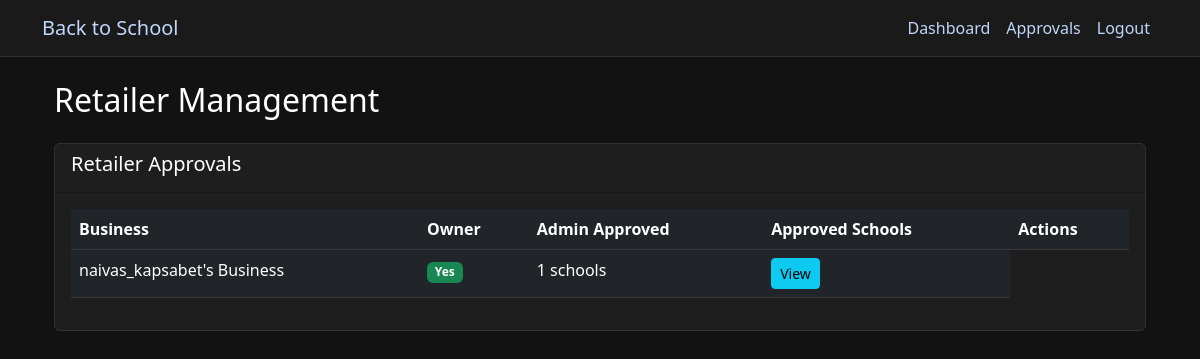
Screenshot of /admin/retailers (signed in) with the database file from the repository.
### app.py (models this page shows)
class Retailer(db.Model):
    id = db.Column(db.Integer, primary_key=True)
    user_id = db.Column(db.Integer, db.ForeignKey('user.id'), nullable=False)
    business_name = db.Column(db.String(100), nullable=False)
    business_address = db.Column(db.String(200))
    is_approved_by_admin = db.Column(db.Boolean, default=False)
    is_approved_by_school = db.Column(db.Boolean, default=False)
    approved_schools = db.relationship('School', secondary='retailer_school', backref='approved_retailers')

### app.py (the view)
@app.route('/admin/retailers')
@role_required(['app_admin'])
def admin_retailers():
    retailers = Retailer.query.order_by(Retailer.is_approved_by_admin).all()
    return render_template('admin/retailers.html', retailers=retailers)

### app.py (called while the page is built)
def role_required(roles):
    def decorator(f):
        @wraps(f)
        def decorated_function(*args, **kwargs):
            if 'user_id' not in session:
                flash('Please log in to access this page', 'error')
                return redirect(url_for('login'))
            if session['role'] not in roles:
                flash('You do not have permission to access this page', 'error')
                return redirect(url_for('dashboard'))
            return f(*args, **kwargs)
        return decorated_function
    return decorator

@app.context_processor
def inject_current_user():
    if 'user_id' in session:
        user = db.session.get(User, session['user_id'])
        return {'current_user': user}
    return {'current_user': None}

@app.context_processor
def inject_cart_item_count():
    if 'user_id' in session and session['role'] in ['parent', 'student']:
        user = db.session.get(User, session['user_id'])
        cart = user.carts[0] if user.carts else None
        if cart and cart.items:
            return {'cart_item_count': len(cart.items)}
    return {'cart_item_count': 0}

### templates/admin/retailers.html (shortened to what this page needs)
{% extends "base.html" %}
{% block content %}
<div class="container">
    <h2 class="mb-4">Retailer Management</h2>
    <div class="card">
        <div class="card-header">
            <h5>Retailer Approvals</h5>
        </div>
        <div class="card-body">
            <div class="table-responsive">
                <table class="table table-dark">
                    <thead>
                        <tr>
                            <th>Business</th>
                            <th>Owner</th>
                            <th>Admin Approved</th>
                            <th>Approved Schools</th>
                            <th>Actions</th>
                        </tr>
                    </thead>
                    <tbody>
                        {% for retailer in retailers %}
                        <tr>
                            <td>{{ retailer.business_name }}</td>
                            <td>
                                <span class="badge bg-{{ 'success' if retailer.is_approved_by_admin else 'warning' }}">
                                    {{ 'Yes' if retailer.is_approved_by_admin else 'No' }}
                                </span>
                            </td>
                            <td>{{ retailer.approved_schools|length }} schools</td>
                            <td>
                                <button type="button" class="btn btn-sm btn-info" data-bs-toggle="modal" data-bs-target="#schoolsModal{{ retailer.id }}">
                                    View
                                </button>
                            </td>
                        </tr>
                        {% endfor %}
                    </tbody>
                </table>
            </div>
        </div>
    </div>
</div>
{% endblock %}

### templates/base.html (style rules this page uses)
body { background-color: #121212; color: #ffffff; }
h1, h2, h3, h4, h5, h6, span, p { color: #ffffff !important; }
.card { background-color: #1e1e1e; border: 1px solid #333; }
.table { color: #ffffff; }
.table-dark { background-color: #1e1e1e; }

### rows the page displays
Retailer: business_name "naivas_kapsabet's Business", is_approved_by_admin "Yes", approved_schools|length "1"
